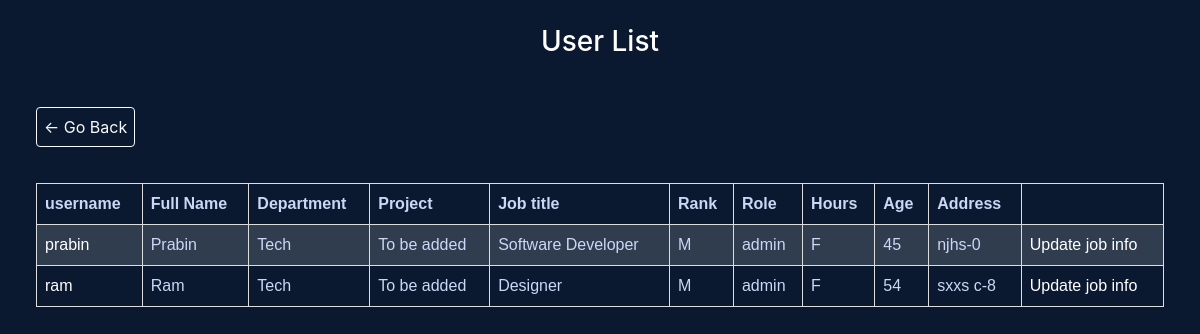
Screenshot of /ad/userlist/2 (signed in) with the database file from the repository.
### core/models.py (models this page shows, shortened)
class Department(models.Model):
	name = models.CharField(max_length=60)
	description = models.CharField(max_length=264)
	def __str__(self):
		return self.name

class EmployeePersonalInfo(models.Model):
	user = models.OneToOneField(User, on_delete=models.CASCADE)
	fullname = models.CharField(max_length=50)
	gender = models.CharField(max_length=25, choices=gender_choices)
	age = models.IntegerField()
	image = models.ImageField(default="default.png", upload_to='profile_pics')
	address = models.CharField(max_length=50)
	phone_number = models.CharField(max_length=15, validators=[RegexValidator(r'^\d{1,15}$')])

class EmployeeJobInfo(models.Model):
	user = models.OneToOneField(User, on_delete=models.CASCADE)
	job_title = models.CharField(max_length=50)
	rank = models.CharField(max_length=25, choices=rank_choices)
	working_hours = models.CharField(max_length=25, choices=working_hours_choices)
	department = models.ForeignKey(Department, on_delete=models.SET_NULL, blank=True, null=True)
	roles = models.ForeignKey(Role, on_delete=models.SET_NULL, blank=True, null=True)
	Pay_Grade = models.ForeignKey(PayGrade, on_delete=models.SET_NULL, blank=True, null=True)

class Role(models.Model):
	name = models.CharField(max_length=60)
	description = models.CharField(max_length=264)
	def __str__(self):
		return self.name

### assignment/views.py (the view)
# urls.py: path('userlist/<int:pk>', userList.as_view(), name='userlist'),
class userList(AdminRequiredMixin, ListView):
	template_name = "assignment/userlist.html"
	model = EmployeePersonalInfo
	def get_context_data(self, **kwargs):
		context = super().get_context_data(**kwargs)
		department = Department.objects.get(pk= self.kwargs['pk'])
		job_info = EmployeeJobInfo.objects.filter(department = department)
		employee_info = []
		for user in job_info:
			info = EmployeePersonalInfo.objects.get(user =user.user)
			emp_info = {
				'username' : info.user.username,
				'fullname' : info.fullname,
				'age' : info.age,
				'address' : info.address,
				'pk' : info.pk,
				'department' : department,
				'job_title' : user.job_title,
				'rank' : user.rank,
				'working_hours' : user.working_hours,
				'roles' : user.roles,
			}
			employee_info.append(emp_info)
		context['employee_info'] = employee_info
		return context

### assignment/views.py (called while the page is built)
    def dispatch(self, request, *args, **kwargs):
        usr = request.user
        if usr.is_authenticated and usr.is_superuser:
            pass
        else:
            return redirect('core:index')
        return super().dispatch(request, *args, **kwargs)

### assignment/templates/assignment/userlist.html
{% extends 'core/base.html' %}
{% block content %}
	<h3>User List</h3>
				<div class="box-element">
					<a class="btn btn-outline-light" href="{% url 'assignment:department-list' %}">&#x2190;
					Go Back
					</a>
				</div>
	<table>
		<tr>
			<th>username</th>
			<th>Full Name</th>
			<th>Department</th>
			<th>Project</th>
			<th>Job title</th>
			<th>Rank</th>
			<th>Role</th>
			<th>Hours</th>
			<th>Age</th>
			<th>Address</th>
			<th></th>
		</tr>
			{% for object in employee_info %}
				<tr>
			    	<td> <a href="{% url 'assignment:userprofile' object.pk %}">
			    		{{ object.username}}
			    	</a></td>
			    	<td> {{ object.fullname }}</td>
			    	<td>{{ object.department }}</td>
			    	<td> To be added </td>
			    	<td>{{ object.job_title }}</td>
			    	<td> {{ object.rank }} </td>
			    	<td> {{ object.roles }} </td>
			    	<td> {{ object.working_hours }} </td>
			    	<td> {{ object.age }}</td>
			    	<td> {{ object.address }} </td>
			    	<td>
			    		<a href="{% url 'createMode:jobinfo-update' object.pk %}">Update job info</a>
			    	</td>
			    </tr>
			{% endfor %}
	</table>
{% endblock %}

### core/static/core/style.css (style rules this page uses)
html, body { background-color: #0a192f; color: rgb(204, 214, 246); }
h1, h2, h3, h4, h5 { color: white; }
.btn { margin-top: 15px; padding: 7px; cursor: pointer; }
h3 { padding: 25px 0px; }
table { width: 350px; padding: 15px 100px; }

### assignment/static/assignment/style.css (style rules this page uses)
table { font-family: arial, sans-serif; border-collapse: collapse; width: 94%; margin-left: 3%; margin-top: 3% }
td, th { border: 1px solid #dddddd; text-align: left; padding: 8px; }
tr:nth-child(even) { background-color: #dddddd2e; }
a { color: black; text-decoration: none; }
h1,h3 { text-align: center; }
td > a { color: white; }
.box-element { padding-left: 3%; }

### rows the page displays
Department: username "prabin", fullname "Prabin", department "Tech", job_title "Software Developer", rank "M", roles "admin", working_hours "F", age "45", address "njhs-0", username "ram", fullname "Ram", job_title "Designer", age "54", address "sxxs c-8"
